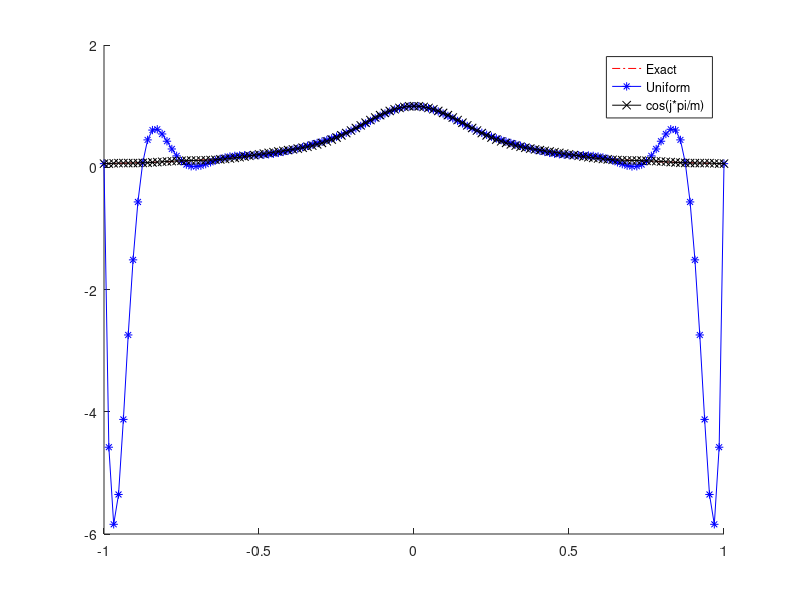

Reproduce this figure in MATLAB.
% Problem 1 (c)
% Marty Fuhry
% 3/27/2012
% Compiled and ran using GNU Octave, version 3.2.4 configured for "x86_64-pc-linux-gnu".

%%%%%%%%%%%%%%%%%%%%%%%%%%%%%%%%%%%%%%%%%%%%%%%%%%%%%%%%%%%%%%%%%%%%%%%%%%%%%%%%
% Plot both interpolating polynomials on a fine uniformly spaced grid with     %
% m = 128 points. Discuss what you see (see paper).                            %
%                                                                              %
%%%%%%%%%%%%%%%%%%%%%%%%%%%%%%%%%%%%%%%%%%%%%%%%%%%%%%%%%%%%%%%%%%%%%%%%%%%%%%%%

m = 16;
dx = 2/m;

x1 = [-1: dx :1];
x2 = cos([0:m]*pi / m);

x = [-1: 2/128 : 1];
u = 1./(1. + 16.*x.^2);
u1 = 1./(1. + 16.*x1.^2);
u2 = 1./(1. + 16.*x2.^2);

p1 = polyfit(x1, u1, m);
y1 = polyval(p1, x);

p2 = polyfit(x2, u2, m);
y2 = polyval(p2, x);

hold on
plot(x, u, 'r-.')
plot(x, y1, 'b-*')
plot(x, y2, 'k-x')

legend("Exact", "Uniform", "cos(j*pi/m)");
print("problem1b.png")
drawnow

input("Press any key to continue.");
